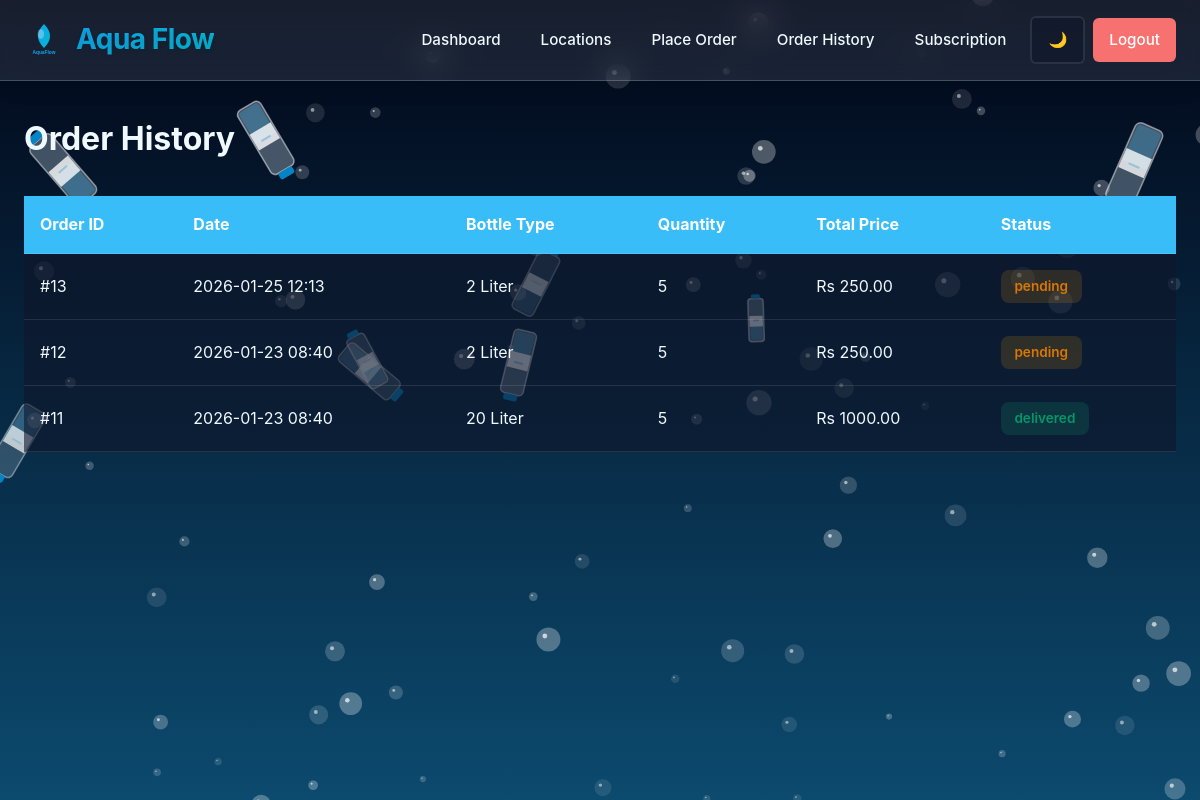
Page /order_history (signed in) on the committed database.
### tables this page shows
CREATE TABLE orders (
    id INTEGER PRIMARY KEY AUTOINCREMENT,
    user_id INTEGER NOT NULL,
    bottle_type TEXT NOT NULL,
    quantity INTEGER NOT NULL,
    total_price REAL NOT NULL,
    order_type TEXT DEFAULT 'single',
    status TEXT DEFAULT 'pending',
    order_date TIMESTAMP DEFAULT CURRENT_TIMESTAMP, delivery_boy_id INTEGER REFERENCES users(id), address TEXT, city TEXT,
    FOREIGN KEY (user_id) REFERENCES users (id)
);

### app.py (the view)
@app.route('/order_history')
@login_required
def order_history():
    db = get_db()
    user_id = session['user_id']
    orders = db.execute(
        'SELECT * FROM orders WHERE user_id = ? ORDER BY order_date DESC',
        (user_id,)
    ).fetchall()
    return render_template('order_history.html', orders=orders)

### app.py (called while the page is built, shortened)
def get_db():
    db = getattr(g, '_database', None)
    if db is None:
        db = g._database = sqlite3.connect(DATABASE)
        db.row_factory = sqlite3.Row
    return db

@app.teardown_appcontext
def close_connection(exception):
    db = getattr(g, '_database', None)
    if db is not None:
        db.close()

def generate_subscription_orders():
    db = get_db()
    today_str = date.today().isoformat()
    subscriptions = db.execute('SELECT * FROM subscriptions').fetchall()
    for sub in subscriptions:
        last_gen = sub['last_generated_date'] if 'last_generated_date' in sub.keys() else None
    db.commit()

@app.before_request
def before_request():
    if request.endpoint and 'static' not in request.endpoint:
        if 'water_supply.db' in os.listdir('.'): # simple check to ensure db exists
             pass # Logic moved to explicit call to avoid circular dependency issues during startup
             try:
                 generate_subscription_orders()
             except Exception:
                 pass

def login_required(f):
    from functools import wraps
    @wraps(f)
    def decorated_function(*args, **kwargs):
        if 'user_id' not in session:
            flash('Please login first', 'error')
            return redirect(url_for('login'))
        return f(*args, **kwargs)
    return decorated_function

### templates/order_history.html (shortened to what this page needs)
{% extends "base.html" %}
{% block content %}
<div class="page-content">
    <h1>Order History</h1>
    {% if orders %}
    <table>
        <thead>
            <tr>
                <th>Order ID</th>
                <th>Date</th>
                <th>Bottle Type</th>
                <th>Quantity</th>
                <th>Total Price</th>
                <th>Status</th>
            </tr>
        </thead>
        <tbody>
            {% for order in orders %}
            <tr>
                <td>#{{ order.id }}</td>
                <td>{{ order.order_date[:16] }}</td>
                <td>{{ order.bottle_type }}</td>
                <td>{{ order.quantity }}</td>
                <td>Rs {{ "%.2f"|format(order.total_price) }}</td>
                <td><span class="status status-{{ order.status }}">{{ order.status }}</span></td>
            </tr>
            {% endfor %}
        </tbody>
    </table>
    {% else %}
    <p class="no-data">No orders yet. <a href="{{ url_for('order') }}">Place your first order!</a></p>
    {% endif %}
</div>
{% endblock %}

### static/style.css (style rules this page uses)
* { margin: 0; padding: 0; box-sizing: border-box; }
:root { --bg-color: #f0f9ff; --text-color: #0c4a6e; --card-bg: rgba(224, 242, 254, 0.35); --border-color: rgba(255, 255, 255, 0.4); --glass-border: 1px solid rgba(255, 255, 255, 0.5); --primary-color: #0284c7; --primary-dark: #0369a1; --primary-hover: #0ea5e9; --secondary-color: #06b6d4; --accent-color: #6366f1; --success-color: #10b981; --error-color: #ef4444; --warning-color: #f59e0b; --nav-bg: rgba(255, 255, 255, 0.85); --shadow: 0 4px 6px -1px rgba(2, 132, 199, 0.1), 0 2px 4px -1px rgba(2, 132, 199, 0.06); --shadow-lg: 0 10px 15px -3px rgba(2, 132, 199, 0.15), 0 4px 6px -2px rgba(2, 132, 199, 0.1); --shadow-xl: 0 20px 25px -5px rgba(2, 132, 199, 0.2), 0 10px 10px -5px rgba(2, 132, 199, 0.1); --gradient-primary: linear-gradient(135deg, #0284c7 0%, #06b6d4 100%); --gradient-secondary: linear-gradient(135deg, #6366f1 0%, #0ea5e9 100%); --gradient-bg: linear-gradient(180deg, #e0f2fe 0%, #bae6fd 50%, #7dd3fc 100%); }
.dark { --bg-color: #0f172a; --text-color: #f0f9ff; --card-bg: rgba(15, 23, 42, 0.6); --border-color: rgba(255, 255, 255, 0.1); --glass-border: 1px solid rgba(255, 255, 255, 0.1); --primary-color: #38bdf8; --primary-dark: #0284c7; --primary-hover: #7dd3fc; --secondary-color: #22d3ee; --accent-color: #818cf8; --success-color: #34d399; --error-color: #f87171; --warning-color: #fbbf24; --nav-bg: rgba(15, 23, 42, 0.9); --shadow: 0 4px 6px -1px rgba(0, 0, 0, 0.3), 0 2px 4px -1px rgba(0, 0, 0, 0.2); --shadow-lg: 0 10px 15px -3px rgba(0, 0, 0, 0.4), 0 4px 6px -2px rgba(0, 0, 0, 0.2); --shadow-xl: 0 20px 25px -5px rgba(0, 0, 0, 0.5), 0 10px 10px -5px rgba(0, 0, 0, 0.3); --gradient-primary: linear-gradient(135deg, #0ea5e9 0%, #06b6d4 100%); --gradient-secondary: linear-gradient(135deg, #6366f1 0%, #06b6d4 100%); --gradient-bg: linear-gradient(to bottom, #020617 0%, #0c4a6e 100%); }
body { font-family: -apple-system, BlinkMacSystemFont, 'Segoe UI', 'Roboto', 'Oxygen', 'Ubuntu', 'Cantarell', sans-serif; background: var(--gradient-bg); color: var(--text-color); line-height: 1.6; min-height: 100vh; display: flex; flex-direction: column; transition: all 0.3s ease; position: relative; }
table { width: 100%; border-collapse: collapse; background-color: var(--card-bg); }
table thead { background-color: var(--primary-color); color: white; }
table th, table td { padding: 1rem; text-align: left; border-bottom: 1px solid var(--border-color); }
.status { display: inline-block; padding: 0.35rem 0.85rem; border-radius: 8px; font-size: 0.85rem; font-weight: 600; }
.status-pending { background-color: rgba(245, 158, 11, 0.15); color: #d97706; }
.status-completed, .status-delivered { background-color: rgba(16, 185, 129, 0.15); color: #059669; }
.page-content h1 { margin-bottom: 2rem; color: var(--text-color); font-size: 2rem; }

### rows in the picture
orders: id "13", order_date "2026-01-25 12:13", bottle_type "2 Liter", quantity "5", total_price "250.00", status "pending"
orders: id "12", order_date "2026-01-23 08:40", bottle_type "2 Liter", quantity "5", total_price "250.00", status "pending"
orders: id "11", order_date "2026-01-23 08:40", bottle_type "20 Liter", quantity "5", total_price "1000.00", status "delivered"
